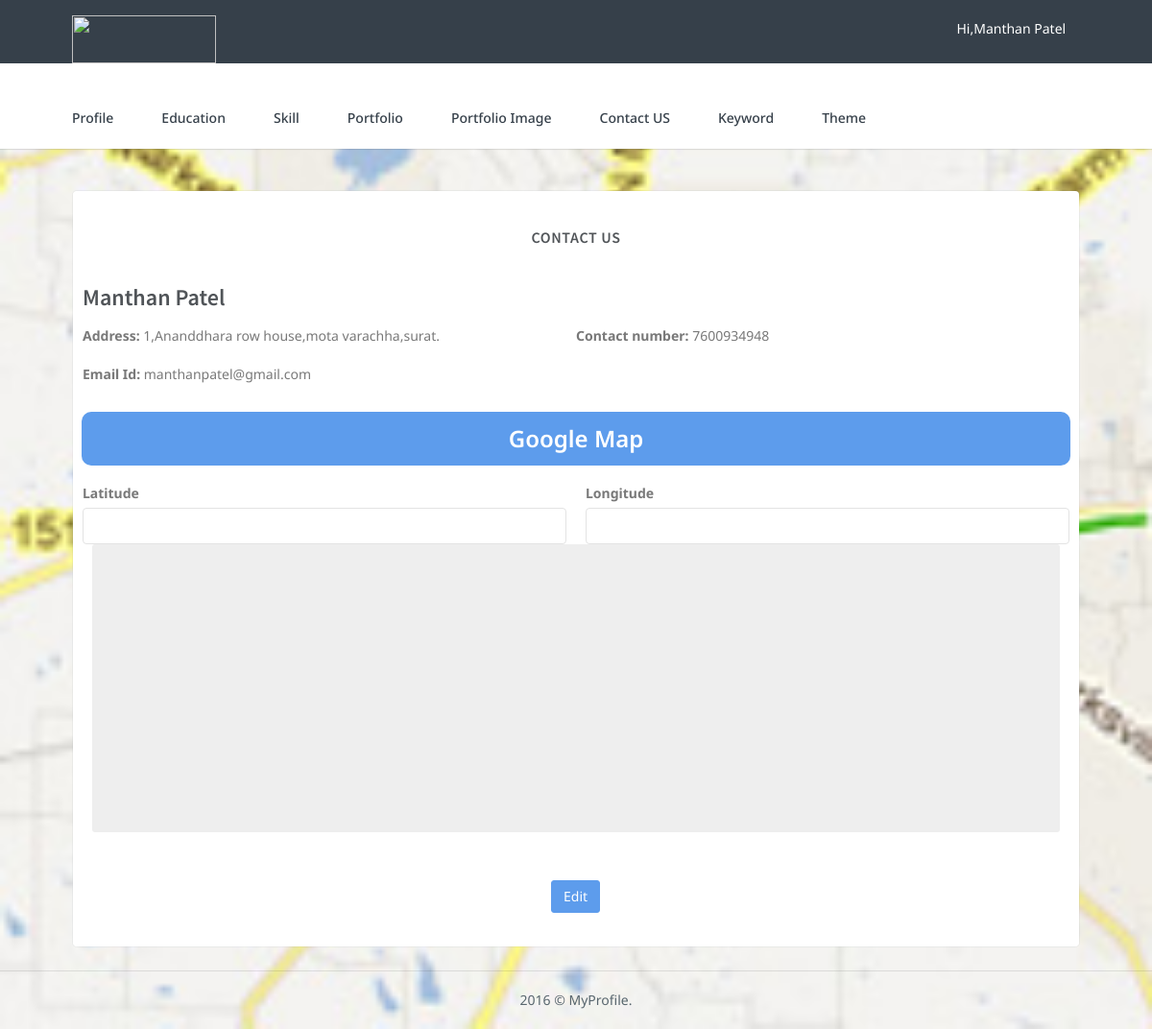
Page /mp_subadmin/contact/contactus_display.php (signed in) on the committed database.
### tables this page shows
CREATE TABLE IF NOT EXISTS `mp_contactus` (
  `contactus_id` int(100) NOT NULL AUTO_INCREMENT,
  `contactus_name` varchar(50) NOT NULL,
  `contactus_address` varchar(200) NOT NULL,
  `contactus_phone_1` bigint(15) NOT NULL,
  `contactus_phone_2` bigint(15) NOT NULL,
  `contactus_emailid` varchar(50) NOT NULL,
  `latitude` double NOT NULL,
  `longitude` double NOT NULL,
  `employee_id` int(100) NOT NULL,
  PRIMARY KEY (`contactus_id`)
);

### mp_subadmin/contact/contactus_display.php (the view, shortened to what this page needs)
<?php
include('../mp_connect.php');
if(!isset($_SESSION['employee_id']))
{
		header("location:../../mp_user/mp_user_registration/index.php");
}
else
{
$employeeid=$_SESSION['employee_id'];
}
$query="select * from mp_contactus where employee_id='$employeeid'";
$data=mysqli_query($con,$query);
$row=mysqli_fetch_array($data);
?>
<?php
include ("../include/header.php");
include ("../include/menu.php");
?>
        <div class="wrapper">
            <div class="container">
                <div class="row">
                    <div class="col-md-12">
                        <div class="">
                            <div class="card-box" style="margin-top:50px;">
							 <h4 class="m-t-0 header-title" style="margin-bottom:30px;text-align:center;margin-top:20px !important;"><b>Contact US</b></h4>
                                <div class="row">
								<div class="form-group">
                                            <h3><b><?php echo $row['contactus_name']; ?></b></h3>
                                        </div>
									<div class="row">
											<div class="col-sm-6">
												<div class="form-group">
													<label>Address:</label>
													<?php echo $row['contactus_address']; ?>
												</div>
												<div class="form-group">
													<label>Email Id:</label>
													<?php echo $row['contactus_emailid']; ?>
												</div>
											</div>
											<?php if(empty($row['contactus_phone_1'])){?>
											<div class="form-group">
                                            <label>Contact number:</label>
                                            <?php echo $row['contactus_phone_2']; ?>
											</div>
											<?php } else if(empty($row['contactus_phone_2'])) { ?>
											<div class="form-group">
                                            <label>Contact number:</label>
                                            <?php echo $row['contactus_phone_1']; ?>
											</div>
											<?php } ?>
									</div>
										<div class="row">
										<div class="" style="background-color:#5D9CEC;border-radius:10px;margin :9px;padding : 1px;">
										<p><center><font color="white" size=5%><b>Google Map</b></font></center></p>
										</div>
										</div>
										<div class="row" style="margin-top:10px;">
										<div class="form-group">
											<label class="col-sm-6">Latitude</label>
											<label class="col-sm-6">Longitude</label>
											<div class="col-sm-6">
												<input type="text" id="latitude" class="form-control" name="latitude">
											</div>
											<div class="col-sm-6">
												<input type="text" id="longitude" class="form-control" name="longitude">
											</div>
										</div>
										</div>
                                </div>
								<div id="gmaps-basic" class="gmaps"><span style="padding-top:100px;"></span></div>
								<div class="form-group">
										<div class="form-group text-right m-b-0">
											<center style="padding-top:50px;">
											<a href="contactus_update.php">
											<button class="btn btn-primary waves-effect waves-light" type="submit" name="submit" value="submit">
												Edit
											</button>
											</a>
											</center>
										</div>
								</div>
                            </div>
                        </div>
                    </div>
                </div>
                <footer class="footer text-right">
                    <div class="container">
                        <div class="row">
                            <div class="col-xs-12" style="text-align:center;">
                                2016 © MyProfile.
                            </div>
                        </div>
                    </div>
                </footer>
            </div>
        </div>
    </body>
</html>

### mp_subadmin/assets/css/core.css (style rules this page uses)
body { background:url("./image/map.jpg") no-repeat center top; background-size: cover; min-height: 620px; font-family: 'Noto Sans', 'Helvetica Neue', Helvetica, Arial, sans-serif; margin: 0; padding-bottom: 65px; overflow-x: hidden; color: #797979; }
html { position: relative; min-height: 100%; background: #ebeff2; margin-top: -22px; }
h1, h2, h3, h4, h5, h6 { color: #505458; font-family: "Source Sans Pro", "Helvetica Neue", Helvetica, Arial, sans-serif; margin: 10px 0; }
h3 { line-height: 30px; }
h4 { line-height: 22px; }
p { line-height: 1.6; }
* { outline: none !important; }
b { font-weight: 600; }
.container { width: 90%; }
.wrapper { margin-top: 170px; }
.header-title { text-transform: uppercase; font-size: 16px; font-weight: 600; letter-spacing: 0.04em; line-height: 16px; margin-bottom: 8px; }
.m-t-0 { margin-top: 0px !important; }
.m-b-0 { margin-bottom: 0px !important; }
.card-box { padding: 20px; border: 1px solid rgba(54, 64, 74, 0.05); -webkit-border-radius: 5px; border-radius: 5px; -moz-border-radius: 5px; background-clip: padding-box; margin-bottom: 20px; background-color: #ffffff; }
.row { margin-right: -10px; margin-left: -10px; }
.col-lg-1, .col-lg-10, .col-lg-11, .col-lg-12, .col-lg-2, .col-lg-3, .col-lg-4, .col-lg-5, .col-lg-6, .col-lg-7, .col-lg-8, .col-lg-9, .col-md-1, .col-md-10, .col-md-11, .col-md-12, .col-md-2, .col-md-3, .col-md-4, .col-md-5, .col-md-6, .col-md-7, .col-md-8, .col-md-9, .col-sm-1, .col-sm-10, .col-sm-11, .col-sm-12, .col-sm-2, .col-sm-3, .col-sm-4, .col-sm-5, .col-sm-6, .col-sm-7, .col-sm-8, .col-sm-9, .col-xs-1, .col-xs-10, .col-xs-11, .col-xs-12, .col-xs-2, .col-xs-3, .col-xs-4, .col-xs-5, .col-xs-6, .col-xs-7, .col-xs-8, .col-xs-9 { padding-left: 10px; padding-right: 10px; }
.form-control { background-color: #FFFFFF; border: 1px solid #E3E3E3; border-radius: 4px; color: #565656; padding: 7px 12px; height: 38px; max-width: 100%; -webkit-box-shadow: none; box-shadow: none; -webkit-transition: all 300ms linear; -moz-transition: all 300ms linear; -o-transition: all 300ms linear; -ms-transition: all 300ms linear; transition: all 300ms linear; }
.waves-effect { position: relative; cursor: pointer; display: inline-block; overflow: hidden; -webkit-user-select: none; -moz-user-select: none; -ms-user-select: none; user-select: none; -webkit-tap-highlight-color: transparent; vertical-align: middle; z-index: 1; will-change: opacity, transform; -webkit-transition: all 0.3s ease-out; -moz-transition: all 0.3s ease-out; -o-transition: all 0.3s ease-out; -ms-transition: all 0.3s ease-out; transition: all 0.3s ease-out; }

### mp_subadmin/assets/css/components.css (style rules this page uses)
.btn { border-radius: 3px; outline: none !important; }
.btn-primary, .btn-success, .btn-default, .btn-info, .btn-warning, .btn-danger, .btn-inverse, .btn-purple, .btn-pink { color: #ffffff !important; }
.btn-primary, .btn-primary:hover, .btn-primary:focus, .btn-primary:active, .btn-primary.active, .btn-primary.focus, .btn-primary:active, .btn-primary:focus, .btn-primary:hover, .open > .dropdown-toggle.btn-primary { background-color: #5d9cec !important; border: 1px solid #5d9cec !important; }

### mp_subadmin/assets/css/pages.css (style rules this page uses)
.gmaps, .gmaps-panaroma { height: 300px; background: #eeeeee; border-radius: 3px; }

### mp_subadmin/assets/css/menu.css (style rules this page uses)
.footer { border-top: 1px solid rgba(0, 0, 0, 0.1); bottom: 0px; color: #58666e; text-align: left !important; padding: 20px 0px; position: absolute; right: 0px; left: 0px; }

### rows in the picture
mp_contactus: contactus_name "Manthan Patel", contactus_address "1,Ananddhara row house,mota varachha,surat.", contactus_emailid "manthanpatel@gmail.com", contactus_phone_1 "7600934948"

### other values in the picture
$fname "Manthan"
$lname "Patel"
